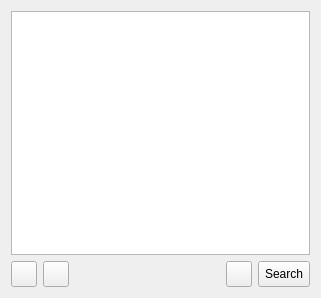
<ui version="4.0" >
 <class>Form</class>
 <widget class="QWidget" name="Form" >
  <property name="geometry" >
   <rect>
    <x>0</x>
    <y>0</y>
    <width>321</width>
    <height>298</height>
   </rect>
  </property>
  <property name="windowTitle" >
   <string>Form</string>
  </property>
  <layout class="QVBoxLayout" name="verticalLayout" >
   <item>
    <widget class="QListWidget" name="toolchainList" />
   </item>
   <item>
    <layout class="QHBoxLayout" name="horizontalLayout" >
     <item>
      <widget class="QToolButton" name="addButton" >
       <property name="minimumSize" >
        <size>
         <width>26</width>
         <height>26</height>
        </size>
       </property>
       <property name="maximumSize" >
        <size>
         <width>26</width>
         <height>26</height>
        </size>
       </property>
       <property name="text" >
        <string/>
       </property>
       <property name="icon" >
        <iconset resource="bertos.qrc" >
         <normaloff>:/images/listadd.png</normaloff>:/images/listadd.png</iconset>
       </property>
       <property name="iconSize" >
        <size>
         <width>16</width>
         <height>16</height>
        </size>
       </property>
      </widget>
     </item>
     <item>
      <widget class="QToolButton" name="removeButton" >
       <property name="minimumSize" >
        <size>
         <width>26</width>
         <height>26</height>
        </size>
       </property>
       <property name="maximumSize" >
        <size>
         <width>26</width>
         <height>26</height>
        </size>
       </property>
       <property name="text" >
        <string/>
       </property>
       <property name="icon" >
        <iconset resource="bertos.qrc" >
         <normaloff>:/images/listremove.png</normaloff>:/images/listremove.png</iconset>
       </property>
       <property name="iconSize" >
        <size>
         <width>16</width>
         <height>16</height>
        </size>
       </property>
      </widget>
     </item>
     <item>
      <spacer name="horizontalSpacer" >
       <property name="orientation" >
        <enum>Qt::Horizontal</enum>
       </property>
       <property name="sizeHint" stdset="0" >
        <size>
         <width>40</width>
         <height>20</height>
        </size>
       </property>
      </spacer>
     </item>
     <item>
      <widget class="QToolButton" name="checkButton" >
       <property name="minimumSize" >
        <size>
         <width>26</width>
         <height>26</height>
        </size>
       </property>
       <property name="maximumSize" >
        <size>
         <width>26</width>
         <height>26</height>
        </size>
       </property>
       <property name="toolTip" >
        <string>Validate all the toolchains</string>
       </property>
       <property name="text" >
        <string/>
       </property>
       <property name="icon" >
        <iconset resource="bertos.qrc" >
         <normaloff>:/images/ok.png</normaloff>:/images/ok.png</iconset>
       </property>
      </widget>
     </item>
     <item>
      <widget class="QToolButton" name="searchButton" >
       <property name="minimumSize" >
        <size>
         <width>26</width>
         <height>26</height>
        </size>
       </property>
       <property name="maximumSize" >
        <size>
         <width>16777215</width>
         <height>26</height>
        </size>
       </property>
       <property name="text" >
        <string>Search</string>
       </property>
      </widget>
     </item>
    </layout>
   </item>
  </layout>
 </widget>
 <resources>
  <include location="bertos.qrc" />
 </resources>
 <connections/>
</ui>
